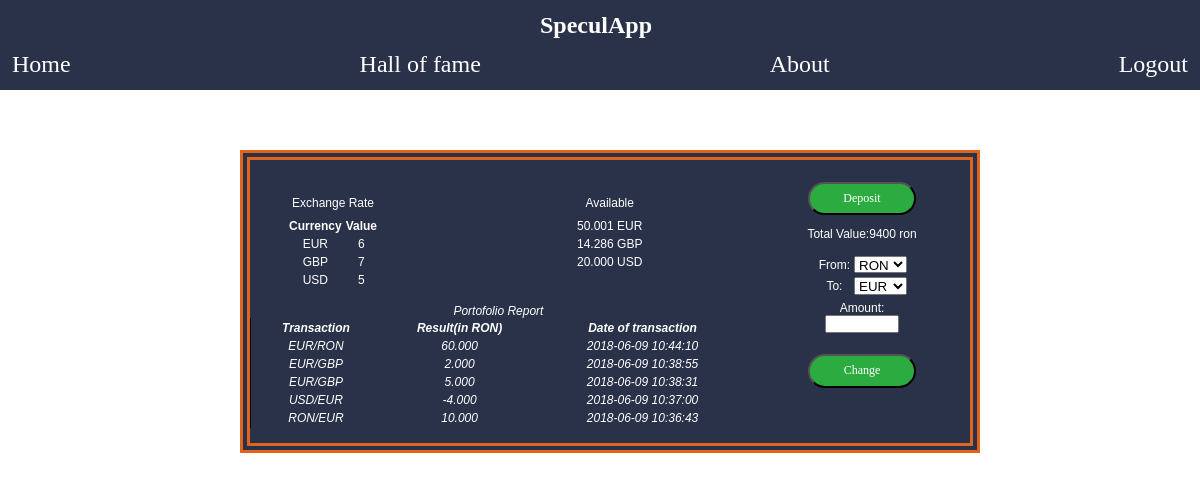
Screenshot of /page/Client.php (signed in) with the database file from the repository.
### tables this page shows
CREATE TABLE `currency` (
  `name` varchar(8) NOT NULL,
  `cur_value` double NOT NULL,
  `last_value` double(10,3) NOT NULL,
  `min_value` double NOT NULL,
  `max_value` double NOT NULL,
  `update_time` int(11) NOT NULL,
  `last_update` datetime NOT NULL
);

CREATE TABLE `available` (
  `id` int(11) NOT NULL,
  `username` varchar(32) NOT NULL,
  `currency_name` varchar(8) NOT NULL,
  `amount` decimal(10,3) NOT NULL,
  `updated_at` datetime NOT NULL
);

CREATE TABLE `hof` (
  `username` varchar(32) NOT NULL,
  `user_id` int(11) NOT NULL,
  `credit` int(11) NOT NULL,
  `updated_at` datetime NOT NULL
);

CREATE TABLE `transactions` (
  `id` int(11) NOT NULL,
  `username` varchar(32) NOT NULL,
  `FCUR` varchar(8) NOT NULL,
  `TCUR` varchar(8) NOT NULL,
  `result` double(10,3) NOT NULL,
  `created_at` datetime NOT NULL
);

### script/include.php (called while the page is built, shortened)
<?php
function get_user_data($username){
	require('db.php');
	$sql="SELECT * FROM `hof` where username='$username';";
	$result=mysqli_query($con,$sql) or die (mysqli_error($con));
	if ($result){
		return $result;
	}
	else return 0;
}
function get_user_transactions($username){
	require('db.php');
	$sql="SELECT * FROM `transactions` WHERE username='$username' ORDER BY created_at DESC";
	$result=mysqli_query($con,$sql) or die(mysqli_error($con));
		return $result;
}
function get_currency(){
	require('db.php');
	$sql="SELECT * FROM `currency`;";
	$result=mysqli_query($con,$sql) or die (mysqli_error($con));
	if ($result){
		return $result;
	}
	else return 0;
}
function value_in_table($tablename,$colname,$value){
	require('db.php');
	$sql="SELECT * FROM `$tablename` WHERE $colname='$value';";
	$result=mysqli_query($con,$sql) or die (mysqli_error($con));
	if ($result){
		return $result;
	}
	else return(0);
}
?>

### script/get_transactions.php (the view)
<?php
include_once('include.php');
$username=$_SESSION['username'];
$result=get_user_transactions($username);
if ($result){
	if (mysqli_num_rows($result)>0){
		$number=0;
		while($row=mysqli_fetch_assoc($result) and $number<5){ ?>
		<tr>
			<td><?php echo $row['FCUR'];?>/<?php echo $row['TCUR'];?></td>
			<td><?php echo $row['result'];?></td>
			<td><?php echo $row['created_at'];?></td>
		</tr>
		<?php
		$number=$number+1;
		}
	}
}
?>

### page/Client.php (shortened to what this page needs)
<!DOCTYPE html>
<html lang="en">
<head>
    <link href="../style/Client.css" type="text/css" rel="stylesheet">
</head>
<body>
<h1 class="container">SpeculApp</h1>
<ul class="container">
    <li><a href="Client.php">Home</a> </li>
    <li><a href="statistics.php">Hall of fame</a></li>
    <li><a href="About.php">About</a></li>
    <li><a href="../script/logout.php">Logout</a></li>
</ul>
<div class="game">
<table class="exchangerate" >
    <caption style="padding-bottom: 0.5em">Exchange Rate</caption>
    <tr>
        <th>Currency</th>
        <th>Value</th>
    </tr>
    <?php require("../script/get_rate.php") ?>
</table>
    <table class="budget">
        <caption style="padding-bottom: 0.5em">Available</caption>
        <?php require('../script/get_available_cur.php');?>
    </table>
<div class="change">
    <form action="Deposit.php"><input  class="deposit" type="submit" value="Deposit"></form>
    <p>Total Value:<?php require('../script/get_amt.php');?> ron </p>
    <form action="../script/exchange.php" method="post">
    <table class="tableconvert">
        <tr>
            <td>From: </td>
            <td> <select name="option1" style="height: 1.3em; width: 4em;">
                <option value="RON">RON</option>
                <?php require('../script/get_cur_names.php');?>
            </select></td>
        </tr>
        <tr>
            <td>To: </td>
            <td>  <select name ="option2" style="height: 1.3em; width: 4em;">
                <?php require('../script/get_cur_names.php');?>
            </select></td>
        </tr></table>
        <br> Amount: <br>
        <input name="exchange_amount" required min="0" step="any" style=" height: 0.9em; width: 5em;" type="number"><br>
        <input class="deposit" name="exchange" type="submit" value="Change">
        </form>
</div>
    <table class="portofolio">
        <caption>Portofolio Report</caption>
        <Tr>
            <th>Transaction</th>
            <th>Result(in RON)</th>
            <th>Date of transaction</th>
        </Tr>
        <?php require('../script/get_transactions.php'); ?>
    </table>
</div>
</body>
</html>

### script/get_rate.php (shortened to what this page needs)
<?php
require('db.php');
include_once('include.php');
$result = get_currency();
if (mysqli_num_rows($result)>0){
	while ($row=mysqli_fetch_assoc($result)){ ?>
		<tr>
			<td><?php echo $row['name'];?></td>
			<td><?php echo $row['cur_value'];?>
			</td>
		</tr>
	<?php
	}
}
?>

### script/get_available_cur.php (shortened to what this page needs)
<?php
require('db.php');
include_once('include.php');
$uname=$_SESSION['username'];
$result=value_in_table('available','username',$uname);
if (mysqli_num_rows($result)>0){
	while($row=mysqli_fetch_assoc($result)){
		?>
		<tr><td><?php echo $row['amount'];?> <?php echo $row['currency_name'];?></td></tr>
	<?php
	}
}
?>

### script/get_amt.php (shortened to what this page needs)
<?php
require('db.php');
include_once('include.php');
$username=$_SESSION['username'];
$result=get_user_data($username);
$result=mysqli_fetch_assoc($result);
echo $result['credit'];
?>

### script/get_cur_names.php (shortened to what this page needs)
<?php
require('db.php');
include_once('include.php');
$result = get_currency();
if (mysqli_num_rows($result)>0){
	while ($row=mysqli_fetch_assoc($result)){ ?>
	<option value="<?php echo $row['name'];?>"><?php echo $row['name'];?></option>
	<?php
	}
}
?>

### style/Client.css (style rules this page uses)
body { margin: 0; padding: 0; }
h1 { padding-left: 45%; padding-right: 30%; font-size: xx-large; margin:0; padding-top:1%; padding-bottom: 1%; }
ul { list-style-type: none; margin: 0; padding: 0; overflow: hidden; background-color: #333; align-items: stretch; display:flex; justify-content: space-between; }
li { float: left; padding-left:1%; padding-right: 1%; }
li a { display: block; color: white; text-align: center; text-decoration: none; }
.container { background-color: #293249; font-family: "Arial Black"; color: white; padding-bottom: 1%; font-size: 2vw; }
.game { border: 0.9em double #E1641C; width: 60%; margin-right: 30%; font-size:1vw; font-family: "Arial"; position: absolute; margin-top: 5%; text-align: center; margin-left: 20%; overflow: hidden; background-color: #293249; color:white; }
.exchangerate { width:25%; height:25%; float:left; margin-top: 5%; margin-right:5%; margin-left:5%; display: inline-block; }
.budget { float: left; margin-top: 5%; margin-left: 10%; }
.change { width: 30%; background-color: #293249; color: white; font-family: "Arial"; float: right; margin-top: auto; }
.tableconvert { display:inline-block; margin-left: 1%; }
.deposit { display: block; background-color: #2cac40; color:white; border-radius: 3.5em; padding: 0.6em 0em; font-size: 1vw; font-family: "Arial Black"; -webkit-transition-duration: 0.4s; transition-duration: 0.4s; margin-left: 25%; margin-top: 10%; width:50% ; height:20%; }
.portofolio { margin-top: 2%; text-align: center; float:left; width: 69%; margin-bottom: 2%; overflow: scroll; border-left: 1px solid black; font-style: italic; }

### rows the page displays
currency: name "EUR", cur_value "6"
currency: name "GBP", cur_value "7"
currency: name "USD", cur_value "5"
available: amount "50.001", currency_name "EUR"
available: amount "14.286", currency_name "GBP"
available: amount "20.000", currency_name "USD"
hof: credit "9400"
transactions: FCUR "EUR", TCUR "RON", result "60.000", created_at "2018-06-09 10:44:10"
transactions: FCUR "EUR", TCUR "GBP", result "2.000", created_at "2018-06-09 10:38:55"
transactions: FCUR "EUR", TCUR "GBP", result "5.000", created_at "2018-06-09 10:38:31"
transactions: FCUR "USD", TCUR "EUR", result "-4.000", created_at "2018-06-09 10:37:00"
transactions: FCUR "RON", TCUR "EUR", result "10.000", created_at "2018-06-09 10:36:43"

### other values shown
form field option2 "EUR"
